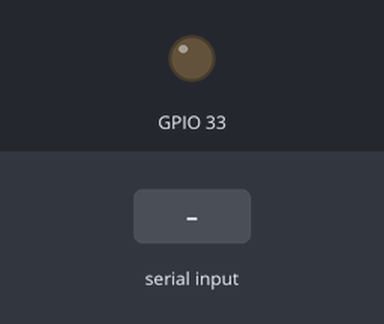
A sketch run on a simulated ESP32. On the bench: output pins drawn as LEDs (lit = HIGH). The test bench sets the inputs (shaded band).

Above: at 1.2 s.
1.3 s: "A" received over the second serial link
At 2.4 s:
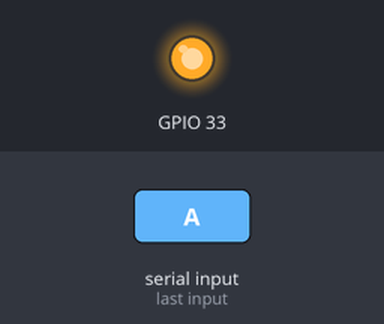
2.8 s: "B" received over the second serial link
At 3.5 s:
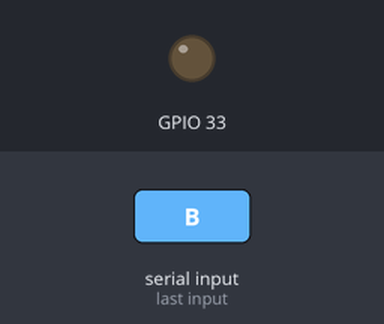
Timing chart, 0 to 5.8 s (numbered marks = the images above; inputs shaded):
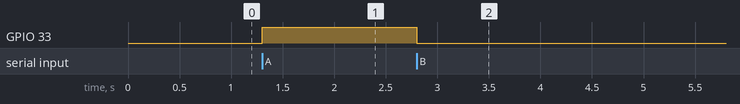

Measured:
- after the input at 1.3 s, GPIO 33: LOW → HIGH at once
- after the input at 2.8 s, GPIO 33: HIGH → LOW at once

The sketch:

MEGAtoESP_kakuninn.ino
```cpp
void setup() {
  // ビットレート9600でシリアル通信を開始
  Serial.begin(9600);
  Serial1.begin(9600);
  pinMode(33, OUTPUT);
}

void loop() {
  while (Serial1.available())

  switch(Serial1.read()){
    case 'A':
      // 「A」を受信
      digitalWrite(33, HIGH);
      break;
    case 'B':
      // 「B」を受信
      digitalWrite(33, LOW);
      break;
  }
}
```
